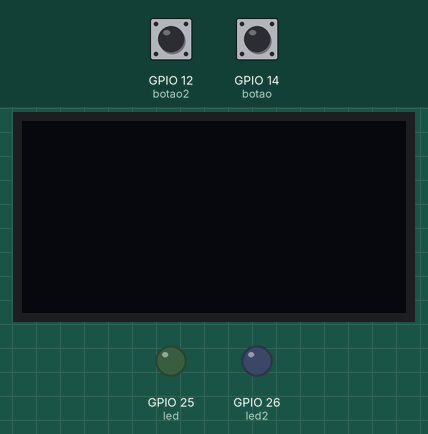
A program run on a simulated ESP32 board running MicroPython. On the bench: 128×64 one-colour display, output pins drawn as LEDs (lit = HIGH). Wiring (from the project's diagram.json): blue button on GPIO 12, green button on GPIO 14, green LED on GPIO 25, blue LED on GPIO 26. The inputs (shaded band) are chosen by the test bench; at power-on: GPIO 12 (botao2) HIGH, GPIO 14 (botao) HIGH. Library files of the repository ran but are not shown: ssd1306.py.

Above: at 1.2 s.
1.3 s: GPIO 12 (botao2) pulled LOW for 0.15 s
At 2.5 s:
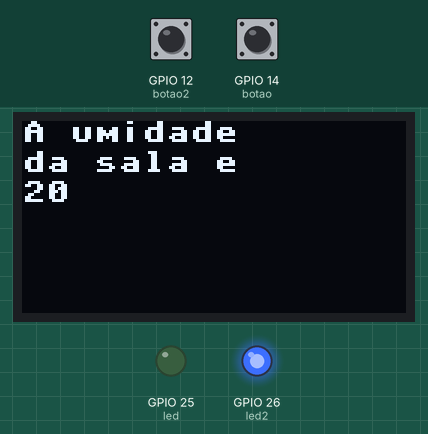
2.9 s: GPIO 14 (botao) pulled LOW for 0.15 s
At 3.9 s:
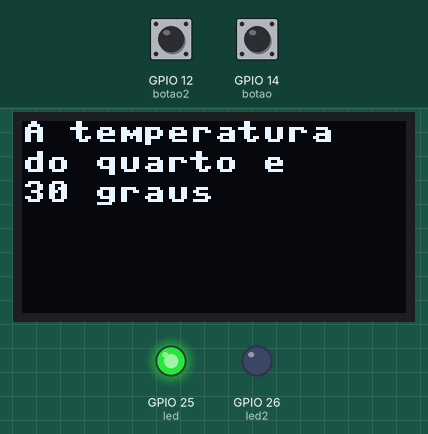
4.5 s: GPIO 12 (botao2) pulled LOW for 1 s
At 5.1 s:
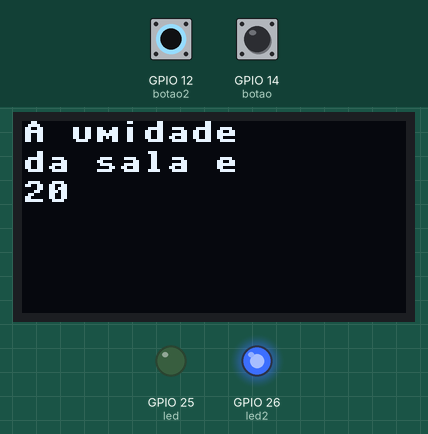
7.0 s: GPIO 14 (botao) pulled LOW for 1 s
At 8.2 s:
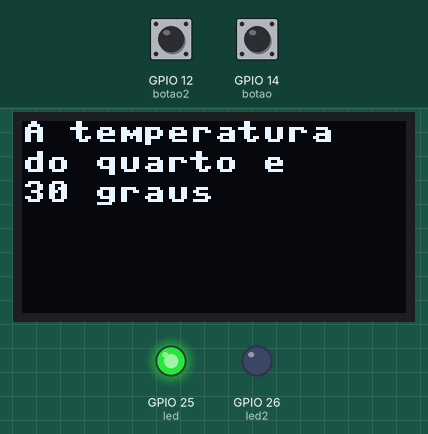
Timing chart, 0 to 10.0 s (numbered marks = the images above; inputs shaded):
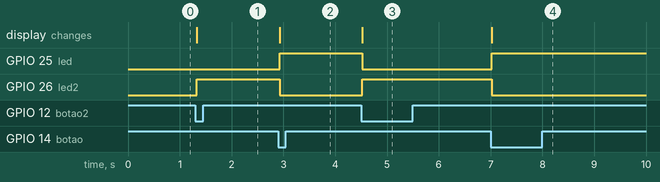

Measured:
- after the input at 1.3 s, GPIO 26 (led2): LOW → HIGH at once; the display: changes at once (image 1)
- after the input at 2.9 s, GPIO 25 (led): LOW → HIGH at once; GPIO 26 (led2): HIGH → LOW at once; the display: changes at once (image 2)
- after the input at 4.5 s, GPIO 25 (led): HIGH → LOW at once; GPIO 26 (led2): LOW → HIGH at once; the display: changes at once (image 3)
- after the input at 7.0 s, GPIO 25 (led): LOW → HIGH at once; GPIO 26 (led2): HIGH → LOW at once; the display: changes at once (image 4)

The program:

main.py
```python
import machine
from machine import Pin, I2C
import ssd1306

i2c = I2C(0, scl=Pin(23), sda=Pin(21))

largura= 128
altura = 64
tela = ssd1306.SSD1306_I2C(largura, altura, i2c)

led = machine.Pin(25, machine.Pin.OUT)
led2 = machine.Pin(26, machine.Pin.OUT)
botao = machine.Pin(14, machine.Pin.IN, machine.Pin.PULL_UP)
botao2 = machine.Pin(12, machine.Pin.IN, machine.Pin.PULL_UP)


while True:
    verde = botao.value()
    azul = botao2.value()

    if verde == 0:
        tela.fill(0)
        tela.text('A temperatura', 0, 0)
        tela.text('do quarto e', 0, 10)
        tela.text('30 graus', 0, 20)
        tela.show()
        led.value(1)
        led2.value(0)

    if azul == 0:
        tela.fill(0)
        tela.text('A umidade', 0, 0)
        tela.text('da sala e', 0, 10)
        tela.text('20', 0, 20)
        tela.show()
        led2.value(1)
        led.value(0)
```
